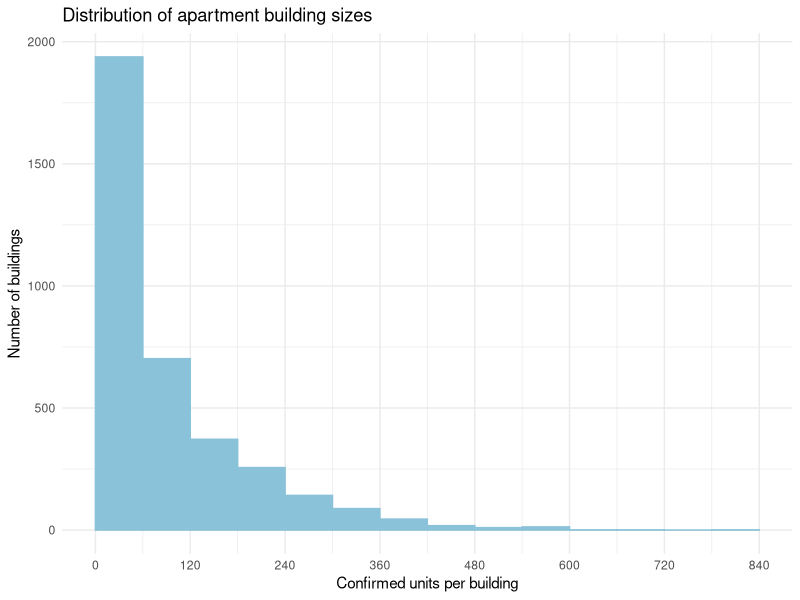
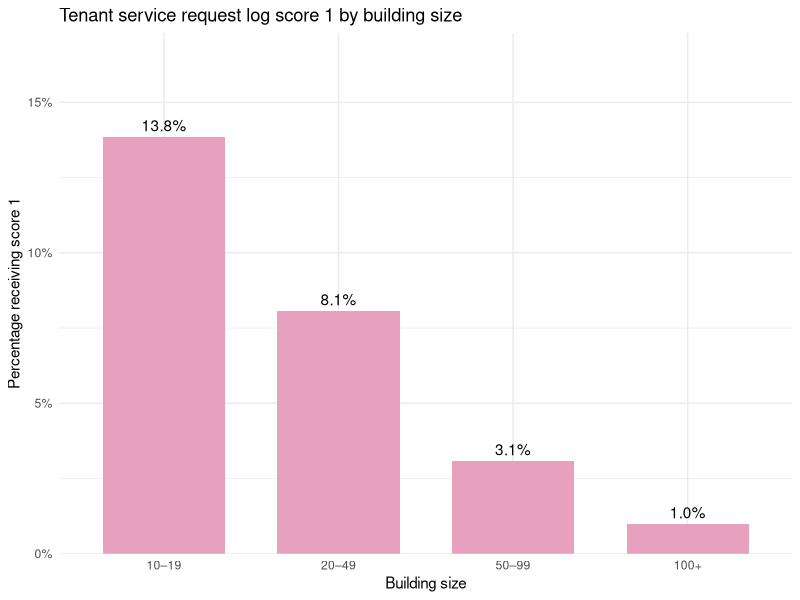
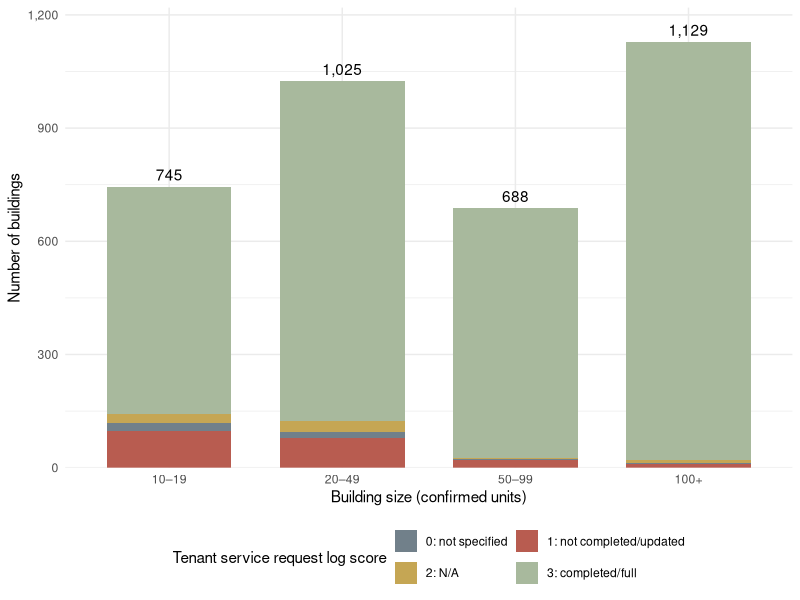
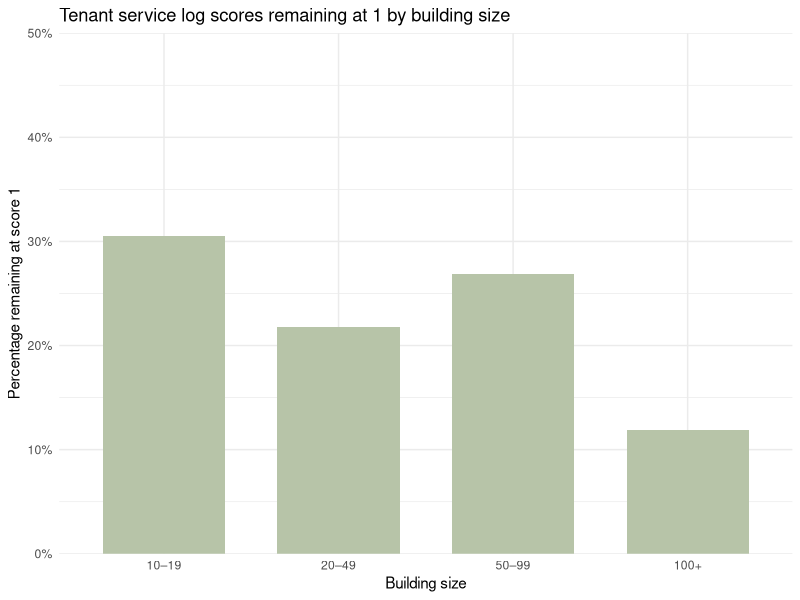

Write R code to recreate these figures, in order. (Note: this script raises an error after producing the figures.)
#### Preamble ####
# Purpose: Replicated graphs from the paper on Apartment Evaluation
# Author: Kexin Liu
# Date: 25 September 2026
# Contact: ws1nn2lj3@gmail.com
# License: 
# Pre-requisites: 
  # The `tidyverse` package must be installed
  # The 'ggplot2' package must be installed
# Any other information needed? 


#### Workspace setup ####

library(tidyverse)
library(ggplot2)
apartment <- read_csv("data/02-analysis_data/analysis_data.csv")
scorechange <- read_csv("data/02-analysis_data/score_change_data.csv")

#### Introductory Graphs ####

ggplot(apartment, aes(x = `CONFIRMED UNITS`)) +
  geom_histogram(
    binwidth = 60,
    boundary = 0,
    closed = "left",
    fill = "#89C2D9",
    colour = "#89C2D9") +
  scale_x_continuous(breaks = seq(0, 840, by = 120)) +
  labs(title = "Distribution of apartment building sizes",
       x = "Confirmed units per building", y = "Number of buildings") +
  theme_minimal()


#### Data Section Graphs ####

# Derive the variable building_size. The building size break will be used universally
# in the data section.
# Create a barplot for building size and proportion of score 1 in service log.

size_breaks <- c(9, 19, 49, 99, Inf)
size_labels <- c("10–19", "20–49", "50–99", "100+")

apartment$building_size <- cut(
  apartment[["CONFIRMED UNITS"]],
  breaks = size_breaks,
  labels = size_labels
)

service <- apartment |>
  filter(`TENANT SERVICE REQUEST LOG` %in% c(1, 3)) |>
  group_by(building_size) |>
  summarise(buildings = n(), 
            service_percent = mean(`TENANT SERVICE REQUEST LOG` == 1),
            .groups = "drop")

ggplot(service, aes(x = building_size, y = service_percent)) +
  geom_col(fill = "#E8A0BF", width = 0.7) +
  geom_text(aes(label = scales::percent(service_percent, accuracy = 0.1)),
            vjust = -0.5) +
  scale_y_continuous( labels = scales::label_percent(accuracy = 1),
                      limits = c(0, max(service$service_percent) * 1.25),
                      expand = expansion(mult = c(0, 0))) +
  labs(title = "Tenant service request log score 1 by building size",
       x = "Building size", y = "Percentage receiving score 1") +
  theme_minimal()


# Stacked barplot containing all scores

stacked_data <- apartment |>
  filter(`TENANT SERVICE REQUEST LOG` %in% 0:3) |>
  mutate(log_score = factor(`TENANT SERVICE REQUEST LOG`, 
                            levels = c(1, 0, 2, 3)))
stacked_data$building_size <- cut(
  stacked_data[["CONFIRMED UNITS"]],
  breaks = size_breaks,
  labels = size_labels
)
size_totals <- stacked_data |> count(building_size)

ggplot(stacked_data, aes(x = building_size, fill = log_score)) +
  geom_bar(width = 0.72, position = position_stack(reverse = TRUE)) +
  geom_text(data = size_totals, 
            aes(x = building_size, y = n, label = scales::comma(n)),
            inherit.aes = FALSE, vjust = -0.5) +
  scale_fill_manual(
    name = "Tenant service request log score",
    values = c(
      "0" = "#71808A",
      "1" = "#B85C50",
      "2" = "#C5A654",
      "3" = "#A8B99D"),
    breaks = c("0", "1", "2", "3"),
    labels = c("0: not specified", "1: not completed/updated", "2: N/A", 
               "3: completed/full")) +
  scale_y_continuous(labels = scales::label_comma(), 
                     expand = expansion(mult = c(0, 0.08))) +
  labs(x = "Building size (confirmed units)", y = "Number of buildings") +
  theme_minimal() +
  theme(legend.position = "bottom") +
  guides(fill = guide_legend(nrow = 2, byrow = TRUE))


# Create a barplot for building size and proportion of improvement in service log

scorechange$building_size <- cut(scorechange[["CONFIRMED UNITS"]],
                                 breaks = size_breaks, labels = size_labels)
score1_change <- scorechange |>
  filter(first_score == 1, latest_score %in% c(1, 3))

size_change_summary <- score1_change |>
  group_by(building_size) |>
  summarise(total = n(), changed_to_3 = sum(latest_score == 3),
            stayed_at_1 = sum(latest_score == 1),
            percent_stayed_1 = stayed_at_1 / total, 
            percent_improved = changed_to_3 / total, .groups = "drop")

ggplot(size_change_summary, aes(x = building_size, y = percent_stayed_1)) +
  geom_col(fill = "#B7C4A8", width = 0.7) +
  geom_text(aes(label = scales::percent(percent_stayed_1, accuracy = 0.1)),
            vjust = 1.5, colour = "#B7C4A8") +
  scale_y_continuous(labels = scales::label_percent(), limits = c(0, 0.5),
                     expand = expansion(mult = c(0, 0))) +
  labs(title = "Tenant service log scores remaining at 1 by building size",
       x = "Building size",
       y = "Percentage remaining at score 1") +
  theme_minimal()

# Toronto city wise segment plot

ward_data <- apartment |>
  filter(`TENANT SERVICE REQUEST LOG` %in% c(1, 3)) |>
  mutate(size_band = cut(`CONFIRMED UNITS`, breaks = size_breaks,
                         labels = size_labels),
         score1 = `TENANT SERVICE REQUEST LOG` == 1)

city_rates <- ward_data |>
  group_by(size_band) |>
  summarise(city_rate = mean(score1), .groups = "drop")

ward_summary <- ward_data |>
  left_join(city_rates, by = "size_band") |>
  group_by(WARDNAME) |>
  summarise(buildings = n(), observed = mean(score1), 
            benchmark = mean(city_rate), .groups = "drop") |>
  filter(buildings >= 50) |>
  mutate(gap = observed - benchmark) |>
  arrange(gap) |>
  mutate(ward_label = paste0(WARDNAME, " (n=", buildings, ")"),
         ward_label = factor(ward_label, levels = ward_label))

ggplot(ward_summary, aes(y = ward_label)) +
  geom_segment(aes(x = benchmark, xend = observed, yend = ward_label),
               color = "grey70", linewidth = 0.9) +
  geom_point(aes(x = benchmark, shape = "Size-mix benchmark",
                 color = "Size-mix benchmark"), size = 3, stroke = 1.2) +
  geom_point(aes(x = observed, shape = "Observed rate", 
                 color = "Observed rate"), size = 3) +
  scale_shape_manual(name = NULL, values = c("Observed rate" = 16, 
                                             "Size-mix benchmark" = 1)) +
  scale_color_manual(name = NULL, values = c("Observed rate" = "#A94C41",
                                             "Size-mix benchmark" = "#4F6874")) +
  scale_x_continuous(labels = scales::label_percent(accuracy = 1),
                     limits = c(0, 0.15), breaks = seq(0, 0.14, 0.02)) +
  labs(x = "Percentage of buildings receiving tenant-log score 1", y = NULL) +
  theme_minimal() +
  theme(legend.position = "top")


#### Appendix Graph ####

# Derive the variable building_age. It will only be used for the main graph.
# Create a barplot for building age and proportion of score 1 in service log

df.age <- apartment |>
  filter(!is.na(`YEAR BUILT`))
df.age$building_age <- df.age[["YEAR EVALUATED"]] - df.age[["YEAR BUILT"]]

df.age$age_group <- cut(df.age$building_age,
                        breaks = c(-1, 19, 39, 59, 79, 99, Inf),
                        labels = c("0–19", "20–39", "40–59",
                                   "60–79", "80–99", "100+"))
age_score1 <- df.age |>
  filter(!is.na(age_group), `TENANT SERVICE REQUEST LOG` %in% c(1, 3)) |>
  group_by(age_group) |>
  summarise(buildings = n(), 
            score1_percent = mean(`TENANT SERVICE REQUEST LOG` == 1),
            .groups = "drop")
ggplot(age_score1, aes(x = age_group, y = score1_percent)) +
  geom_col(fill = "#B7C4A8", width = 0.7) +
  geom_text(aes(label = scales::percent(score1_percent, accuracy = 0.1)),
            vjust = -0.5) +
  scale_y_continuous(labels = scales::label_percent(accuracy = 1),
                     limits = c(0, max(age_score1$score1_percent) * 1.25),
                     expand = expansion(mult = c(0, 0))) +
  labs(title = "Tenant service request log score 1 by building age",
       x = "Building age at evaluation (years)",
       y = "Percentage receiving score 1") +
  theme_minimal()
